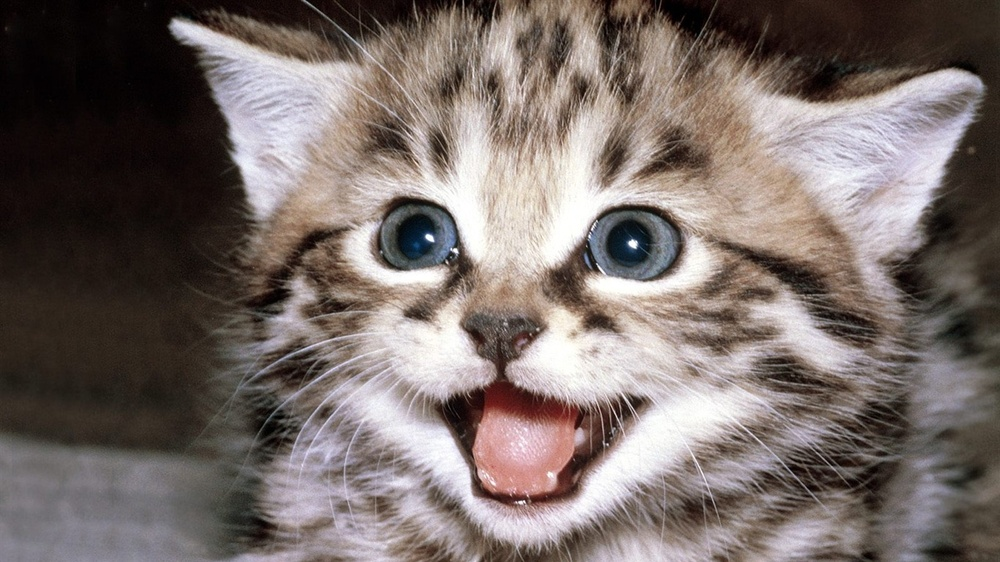
#> input picture python/testikuvat/kisu.jpg, 1000 x 562 px, shrunk from 1366 x 768 before the run
$ python change_colorspace.py   (Python 2 division)
#> lines starting #> are read from the running program, lines starting #| are printed output that depends on the picture; after the words box and inside, x2 and y2 are one past the last pixel; in counts of white or black regions, pixels touching at a corner belong together
#!/usr/bin/python

import cv2
import numpy as np

img = cv2.imread('testikuvat/kisu.jpg')
#> img is the input picture: shape (562, 1000, 3); mean B, G, R 104.6, 108.4, 119.5

print [i for i in dir(cv2) if i.startswith('COLOR_BGR2')]

cv2.imshow("Kissa!", img)

cv2.waitKey()

gray = cv2.cvtColor(img, cv2.COLOR_BGR2HSV)
#> gray: shape (562, 1000, 3); mean H, S, V 46.5, 61.5, 120.5

green = np.uint8([[[0, 255, 0]]])
print cv2.cvtColor(green, cv2.COLOR_BGR2HSV)

lower_blue = np.array([20,50,50])
upper_blue = np.array([60,255,255])

mask = cv2.inRange(gray, lower_blue, upper_blue)
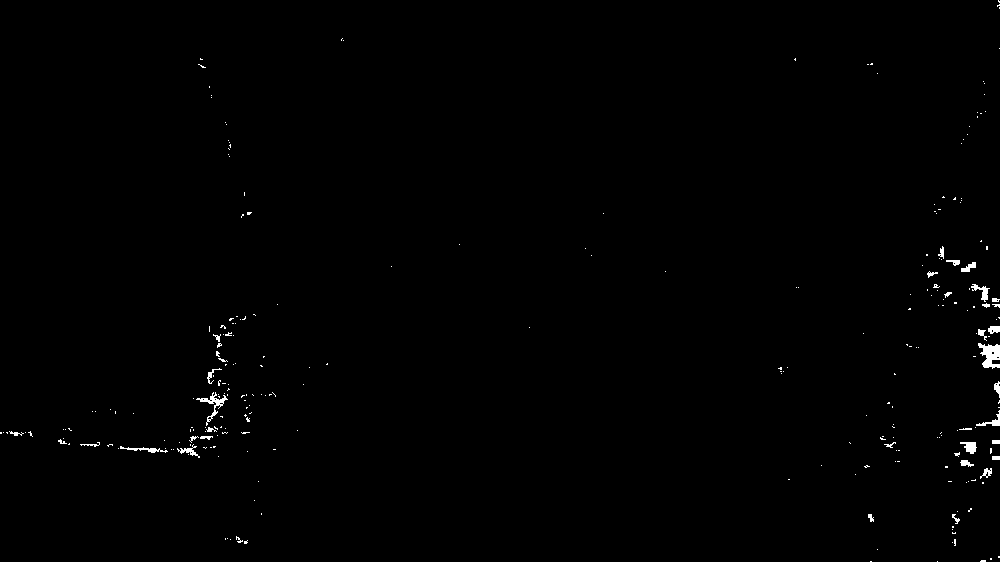
#> mask: shape (562, 1000); 0.52% white; 268 white regions (234 under 20 px), largest, box (x1, y1, x2, y2) and area: (978, 343, 1000, 369) 356, (196, 392, 228, 426) 221, (960, 442, 977, 454) 125

res = cv2.bitwise_and(img, img, mask=mask)

cv2.imshow("Kissa!", res)

cv2.waitKey()
